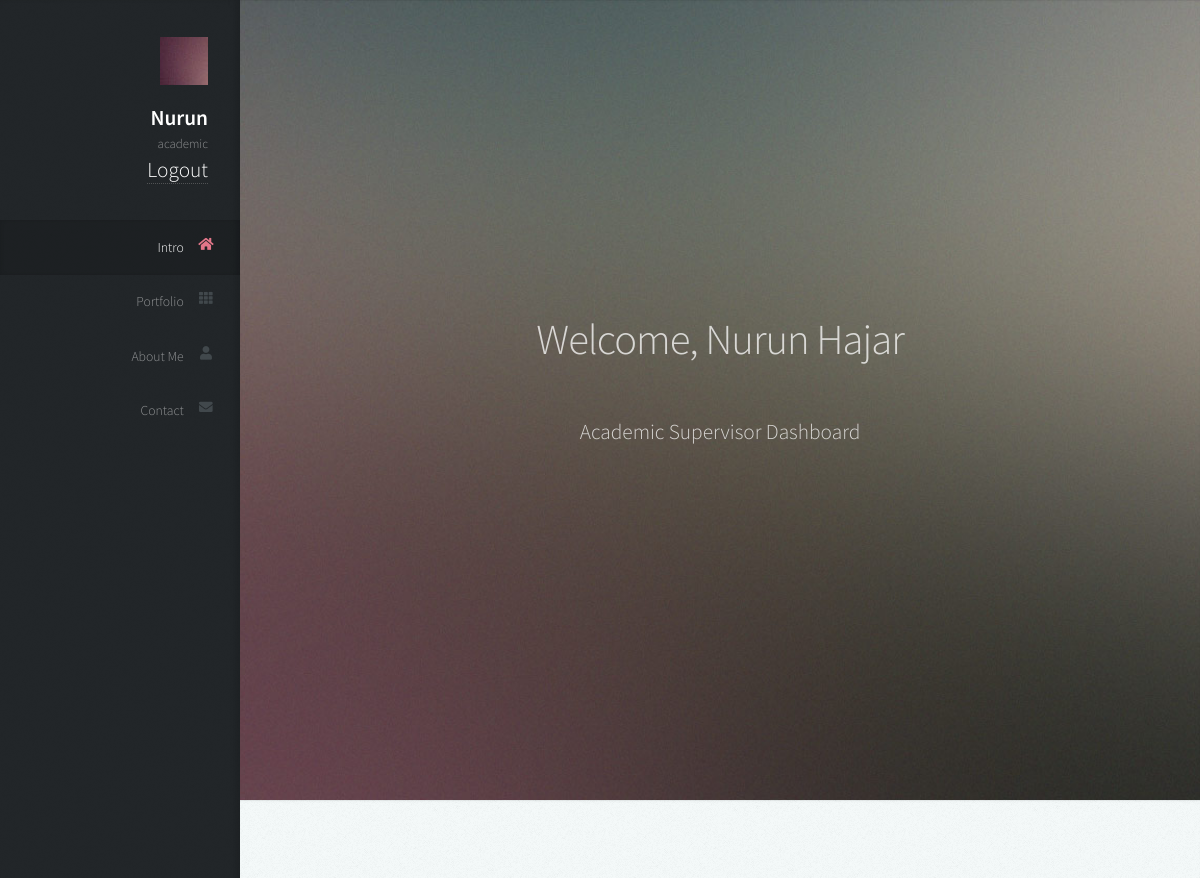
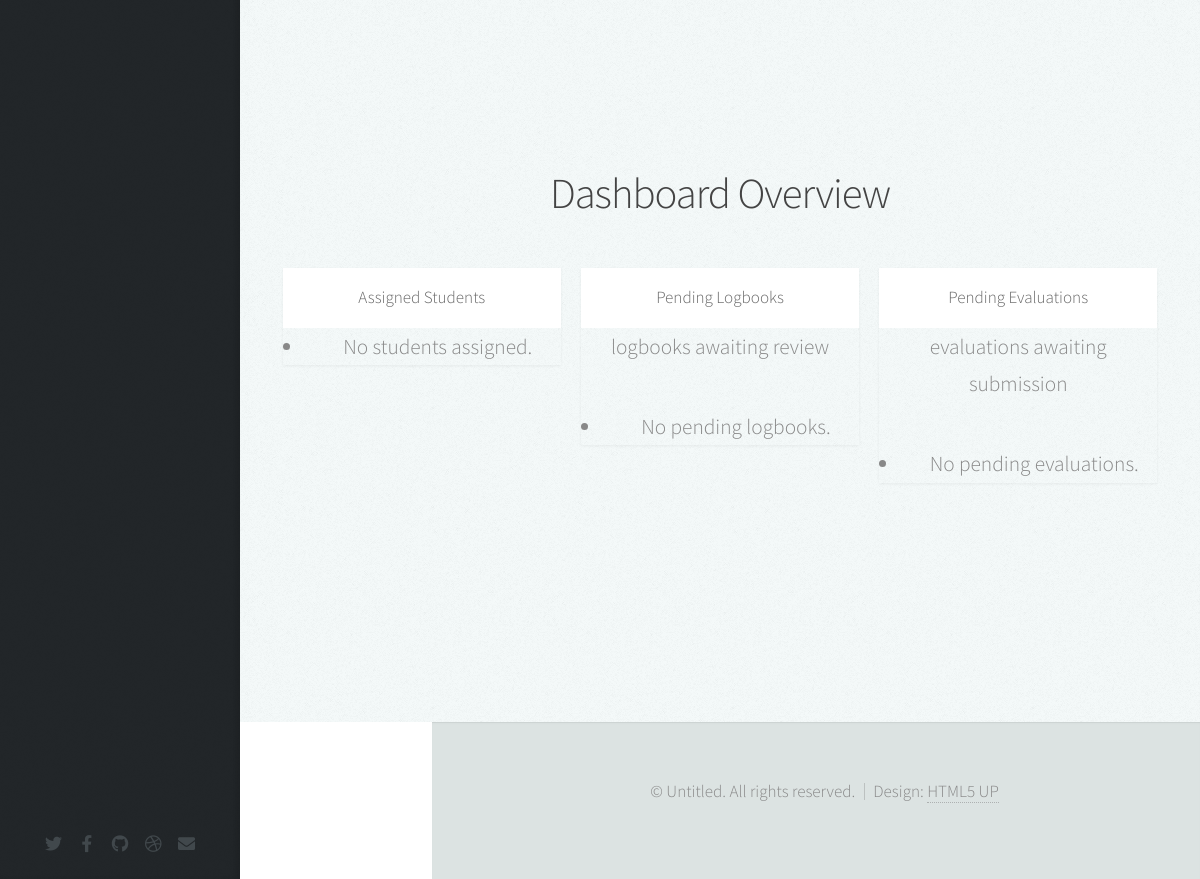
The page /academic/ (signed in) on the database its author committed (2 pictures, top to bottom).
### placement/models.py (models this page shows, shortened)
class User(AbstractUser):
    ROLE_CHOICES = [
        ('student', 'Student'),
        ('company', 'Company Supervisor'),
        ('academic', 'Academic Supervisor'),
        ('admin', 'Admin'),
    ]
    role = models.CharField(max_length=20, choices=ROLE_CHOICES, blank=True, null=True)

### placement/views.py (the view)
# urls.py: path('academic/', views.academic_dashboard, name='academic_dashboard'),
@login_required
@role_required(allowed_roles=['academic'])
def academic_dashboard(request):
    supervisor = request.user.academicsupervisor
    students = Student.objects.filter(academic_supervisor=supervisor)
    pending_logbooks = Logbook.objects.filter(
        student__in=students,
        academic_supervisor_notes__isnull=True
    )
    pending_evals = PerformanceEvaluation.objects.filter(
        academic_supervisor=supervisor,
        academic_supervisor_submitted_at__isnull=True
    )
    context = {
        'students': students,
        'pending_logbooks': pending_logbooks,
        'pending_evals': pending_evals,
    }
    return render(request, 'academic_dashboard.html')

### placement/templates/academic_dashboard.html (shortened to what this page needs)
{% load static %}
<!DOCTYPE html>
<html>
	<head>
        <link rel="stylesheet" href="{% static 'placement/assets/css/main.css' %}">
	</head>
	<body class="is-preload">
			<div id="header">
				<div class="top">
						<div id="logo">
							<span class="image avatar48"><img src="images/avatar.jpg" alt="" /></span>
							<h1 id="title">{{ request.user.username }}</h1>
							<p>{{ request.user.role }}</p>
                            <a href="{% url 'logout' %}">Logout</a>
						</div>
						<nav id="nav">
							<ul>
								<li><a href="#top" id="top-link"><span class="icon solid fa-home">Intro</span></a></li>
								<li><a href="#portfolio" id="portfolio-link"><span class="icon solid fa-th">Portfolio</span></a></li>
								<li><a href="#about" id="about-link"><span class="icon solid fa-user">About Me</span></a></li>
								<li><a href="#contact" id="contact-link"><span class="icon solid fa-envelope">Contact</span></a></li>
							</ul>
						</nav>
				</div>
				<div class="bottom">
						<ul class="icons">
							<li><a href="#" class="icon brands fa-twitter"><span class="label">Twitter</span></a></li>
							<li><a href="#" class="icon brands fa-facebook-f"><span class="label">Facebook</span></a></li>
							<li><a href="#" class="icon brands fa-github"><span class="label">Github</span></a></li>
							<li><a href="#" class="icon brands fa-dribbble"><span class="label">Dribbble</span></a></li>
							<li><a href="#" class="icon solid fa-envelope"><span class="label">Email</span></a></li>
						</ul>
				</div>
			</div>
		<div id="main">
			<section id="top" class="one dark cover">
				<div class="container">
					<header>
						<h2 class="alt">Welcome, {{ request.user.get_full_name }}</h2>
						<p>Academic Supervisor Dashboard</p>
					</header>
				</div>
			</section>
			<section id="summary" class="two">
				<div class="container">
					<header>
						<h2>Dashboard Overview</h2>
					</header>
					<div class="row">
						<div class="col-4 col-12-mobile">
							<article class="item">
								<header>
									<h3>Assigned Students</h3>
								</header>
								<ul>
									{% for s in students %}
									<li>
										<a href="{% url 'academic_student_detail' s.id %}">
											{{ s.user.get_full_name }} ({{ s.program }})
										</a>
									</li>
									{% empty %}
									<li>No students assigned.</li>
									{% endfor %}
								</ul>
							</article>
						</div>
						<div class="col-4 col-12-mobile">
							<article class="item">
								<header>
									<h3>Pending Logbooks</h3>
								</header>
								<p>{{ pending_logbooks.count }} logbooks awaiting review</p>
								<ul>
									{% for log in pending_logbooks %}
									<li>
										{{ log.student.user.get_full_name }} - Week {{ log.week_no }}
									</li>
									{% empty %}
									<li>No pending logbooks.</li>
									{% endfor %}
								</ul>
							</article>
						</div>
						<div class="col-4 col-12-mobile">
							<article class="item">
								<header>
									<h3>Pending Evaluations</h3>
								</header>
								<p>{{ pending_evals.count }} evaluations awaiting submission</p>
								<ul>
									{% for eval in pending_evals %}
									<li>
										{{ eval.student.user.get_full_name }} - <a href="{% url 'submit_academic_evaluation' eval.id %}">Evaluate</a>
									</li>
									{% empty %}
									<li>No pending evaluations.</li>
									{% endfor %}
								</ul>
							</article>
						</div>
					</div>
				</div>
			</section>
			<div id="footer">
					<ul class="copyright">
						<li>&copy; Untitled. All rights reserved.</li><li>Design: <a href="http://html5up.net">HTML5 UP</a></li>
					</ul>
			</div>
	</body>
</html>

### rows shown on the page
User: user.username "Nurun", user.role "academic", user.get_full_name "Nurun Hajar"
